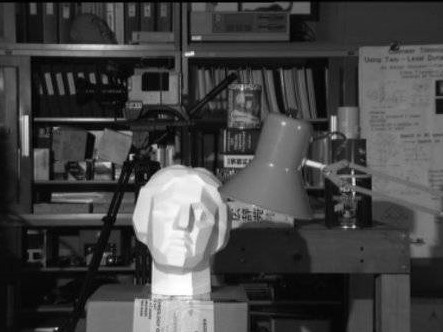
#> input picture image/clahe_1.jpg, 443 x 332 px
$ python histEqualizationCLAHE.py
#> lines starting #> are read from the running program, lines starting #| are printed output that depends on the picture
import numpy as np
import cv2
import matplotlib.pyplot as plt

img = cv2.imread("../image/clahe_1.jpg",0)
#> img is the input picture: shape (332, 443); min 0, max 255, mean 68.4

img_hist = cv2.equalizeHist(img)
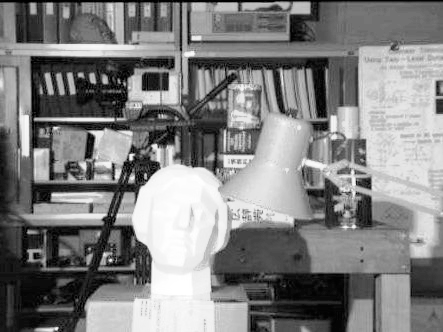
#> img_hist: shape (332, 443); min 0, max 255, mean 128.3
clahe = cv2.createCLAHE(clipLimit=2.0,tileGridSize=(8,8))
img_hist_clahe = clahe.apply(img)
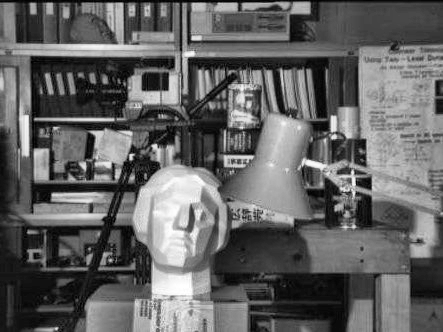
#> img_hist_clahe: shape (332, 443); min 0, max 255, mean 98.9

plt.subplot(221)
plt.imshow(img,cmap="gray")
plt.title("Original Image")

plt.subplot(222)
plt.imshow(img_hist,cmap="gray")
plt.title("Without CLAHE")

plt.subplot(223)
plt.imshow(img_hist_clahe,cmap="gray")
plt.title("CLAHE")


plt.show()
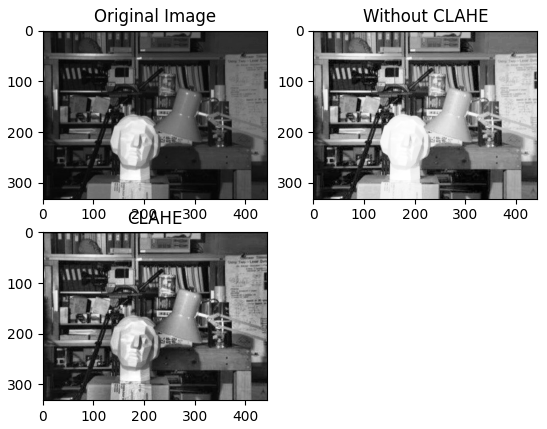
#> figure drawn by matplotlib, 3 panels

$ run again, with image/1.jpg copied over image/clahe_1.jpg
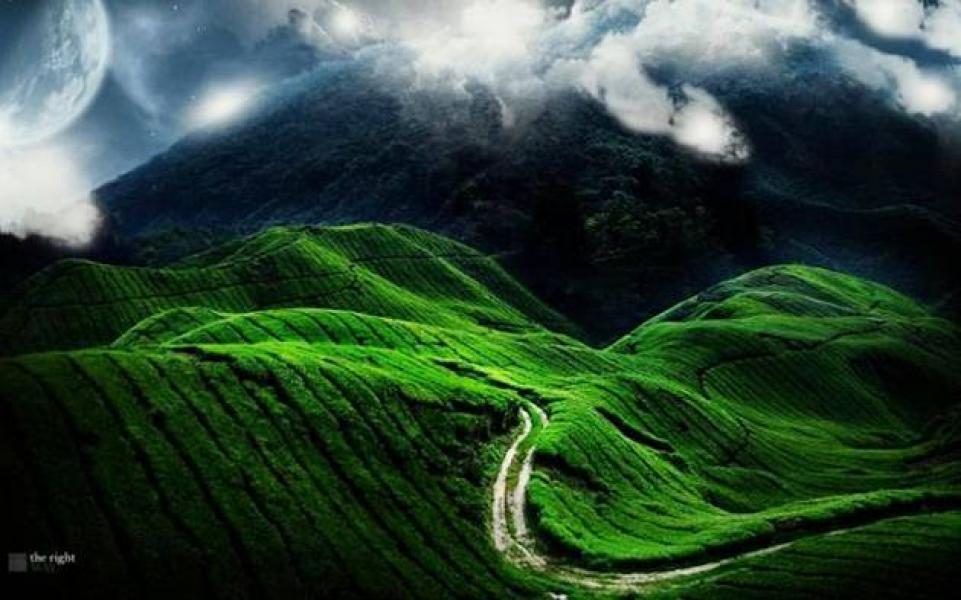
#> input picture image/1.jpg, 961 x 600 px
#> `img_hist_clahe = clahe.apply(img)`:
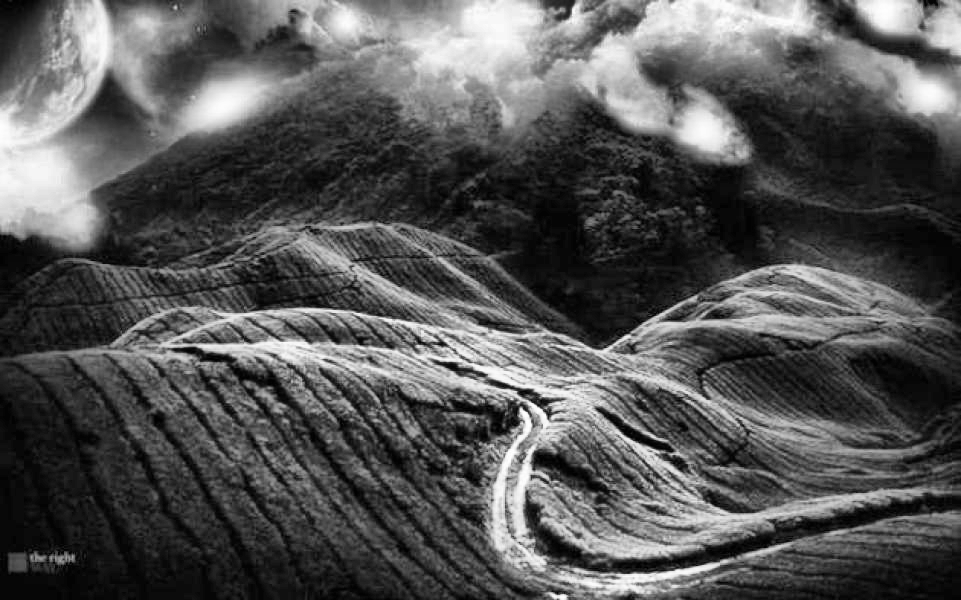
#> img_hist_clahe: shape (600, 961); min 0, max 255, mean 85
#> `plt.show()`:
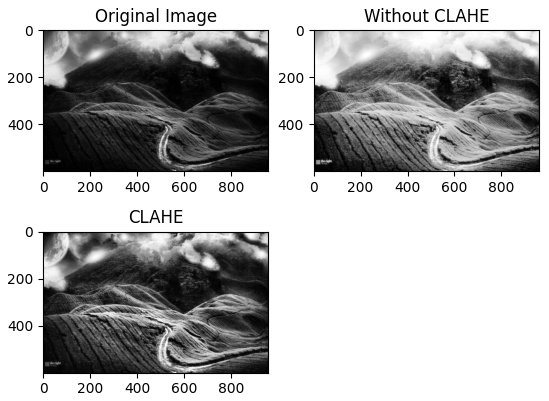
#> figure drawn by matplotlib, 3 panels

$ run again, with image/2.jpg copied over image/clahe_1.jpg
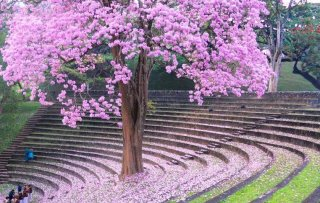
#> input picture image/2.jpg, 320 x 203 px
#> `img_hist_clahe = clahe.apply(img)`:
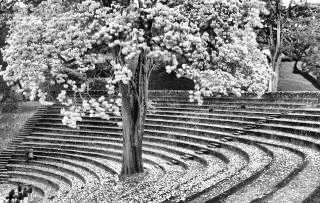
#> img_hist_clahe: shape (203, 320); min 1, max 255, mean 134.1
#> `plt.show()`:
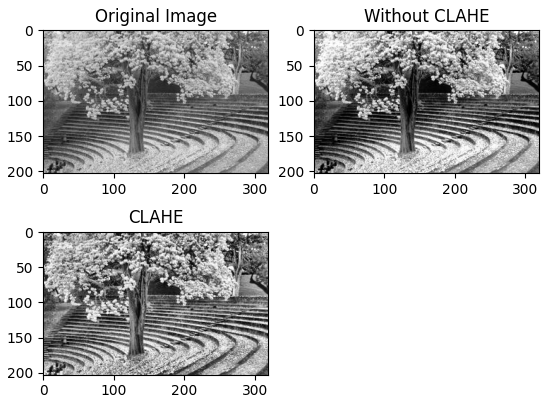
#> figure drawn by matplotlib, 3 panels

$ run again, with image/3.jpg copied over image/clahe_1.jpg
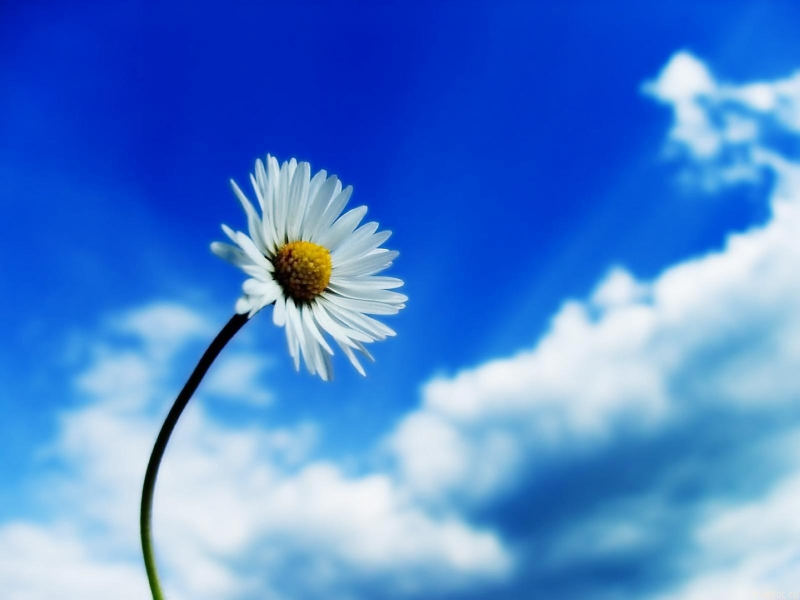
#> input picture image/3.jpg, 1600 x 1200 px (shown at 1/2 size)
#> `img_hist_clahe = clahe.apply(img)`:
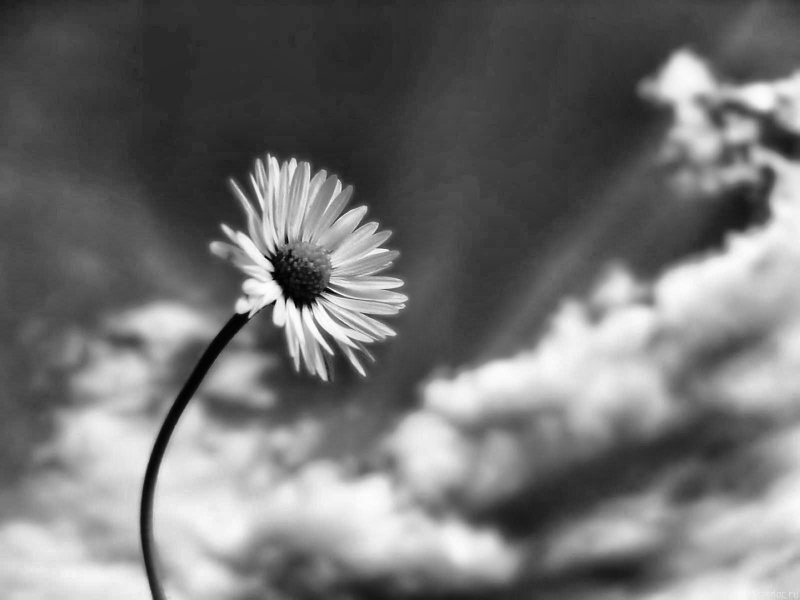
#> img_hist_clahe: shape (1200, 1600) (shown at 1/2 size); min 0, max 255, mean 114.4
#> `plt.show()`:
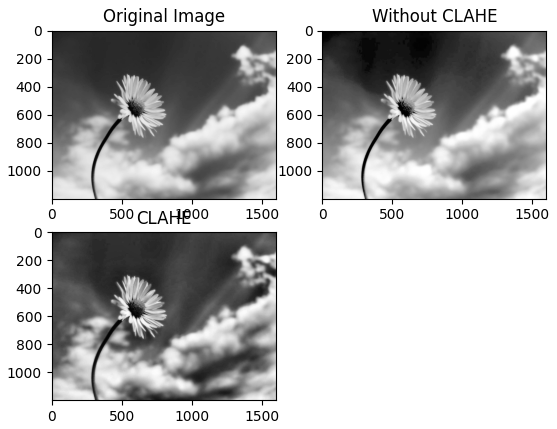
#> figure drawn by matplotlib, 3 panels
